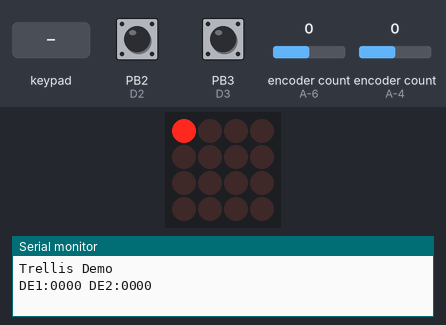
A sketch run on a simulated ATtiny85, built with avr-gcc and run on an emulated ATtiny85. On the bench: 4×4 LED matrix, the last lines printed to the serial monitor. Inputs (shaded band) come from the test bench; at power-on: encoder count (sensors on A-6, A-4) 0, PB2 (D2) HIGH, PB3 (D3) HIGH.

Above: at 2.8 s.
2.9 s: keypad keys 1 2 3 4 A pressed 0.4 s apart
6.4 s: encoder count (sensor on A-6) set to -1
At 7.6 s:
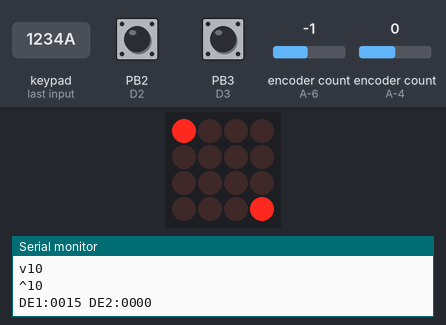
7.9 s: encoder count (sensor on A-4) set to 1
At 8.9 s:
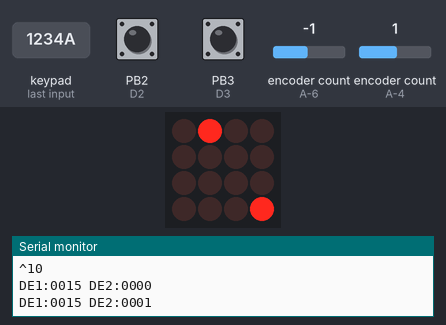
9.4 s: key '0' pressed
10.9 s: keypad keys 1 2 3 4 D pressed 0.4 s apart
14.4 s: key '5' pressed
Timing chart, 0 to 16.9 s (numbered marks = the images above; inputs shaded):
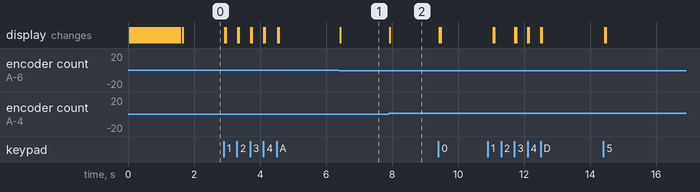

The sketch:

TrellisTest.ino
```cpp
#include <Wire.h>
#include "Adafruit_Trellis.h"
#include "ClickEncoder.h"
#include "TimerOne.h"

#define MOMENTARY 0
#define LATCHING 1
#define MODE MOMENTARY
#define NUMTRELLIS 1
#define numKeys (NUMTRELLIS * 16)
#define INTPIN A2

#define D8  8
#define D9  9

#define D10 10
#define D11 11

#define D2  2
#define D3  3

int a1,a2,a3;
int16_t last1, value1;
int16_t last2, value2;
ClickEncoder *encoder1;
ClickEncoder *encoder2;


Adafruit_Trellis matrix0 = Adafruit_Trellis();
Adafruit_TrellisSet trellis =  Adafruit_TrellisSet(&matrix0);


void timerIsr()
{
  a1++;
  encoder1->service();
  a2++;
  encoder2->service();
  a3++;
}


void setup_encoder()
{
  a1=a2=a3=0;
  encoder1 = new ClickEncoder(D8,  D9,  D2);
  encoder2 = new ClickEncoder(D10, D11, D3);

  Timer1.initialize(1000);
  Timer1.attachInterrupt(timerIsr);

  last1 = -1;
  last2 = -1;

}


void setup_treillis()
{
  // INT pin requires a pullup
  pinMode(INTPIN, INPUT);
  digitalWrite(INTPIN, HIGH);

  // begin() with the addresses of each panel in order
  // I find it easiest if the addresses are in order
  trellis.begin(0x70);  // only one
  // trellis.begin(0x70, 0x71, 0x72, 0x73);  // or four!

  // light up all the LEDs in order
  for (uint8_t i=0; i<numKeys; i++)
    {
      trellis.setLED(i);
      trellis.writeDisplay();
      delay(50);
    }
  // then turn them off
  for (uint8_t i=0; i<numKeys; i++)
    {
      trellis.clrLED(i);
      trellis.writeDisplay();
      delay(50);
    }
}


void setup() {
  Serial.begin(9600);
  Serial.println("Trellis Demo");
  setup_treillis();
  setup_encoder();
}

void loop_treillis_momentary()
{
  if (MODE == MOMENTARY)
    {
      // If a button was just pressed or released...
      if (trellis.readSwitches())
	{
	  // go through every button
	  for (uint8_t i=0; i<numKeys; i++)
	    {
	      // if it was pressed, turn it on
	      if (trellis.justPressed(i))
		{
		  Serial.print("v"); Serial.println(i);
		  trellis.setLED(i);
		}
	      // if it was released, turn it off
	      if (trellis.justReleased(i))
		{
		  Serial.print("^"); Serial.println(i);
		  trellis.clrLED(i);
		}
	    }
	  // tell the trellis to set the LEDs we requested
	  trellis.writeDisplay();
	}
      else
	{
	  for (uint8_t i=0;i<numKeys;i++)
	    trellis.clrLED(i);
	  trellis.setLED(value1);
	  trellis.setLED(value2);
	  // tell the trellis to set the LEDs we requested
	  trellis.writeDisplay();

	}
    }
}

void loop_treillis_latching()
{
  if (MODE == LATCHING)
    {
      // If a button was just pressed or released...
      if (trellis.readSwitches())
	{
	  // go through every button
	  for (uint8_t i=0; i<numKeys; i++)
	    {
	      // if it was pressed...
	      if (trellis.justPressed(i))
		{
		  Serial.print("v"); Serial.println(i);
		  // Alternate the LED
		  if (trellis.isLED(i))
		    trellis.clrLED(i);
		  else
		    trellis.setLED(i);

		}
	    }
	  // tell the trellis to set the LEDs we requested
	  trellis.writeDisplay();
	}
      else
	{
	  trellis.setLED(value1);
	  trellis.setLED(value2);
	  // tell the trellis to set the LEDs we requested
	  trellis.writeDisplay();
	}
    }
}

void encoder_get_value()
{
  value1 += encoder1->getValue();
  value2 += encoder2->getValue();

  if (value1>15) value1=0;
  if (value1<0)  value1=15;

  if (value2>15) value2=0;
  if (value2<0)  value2=15;
}

void print_encoder_value()
{
  static char buffer[64];
  if (value1 != last1 ||
      value2 != last2)
    {
      last1 = value1;
      last2 = value2;
      sprintf(buffer,"DE1:%.4d DE2:%.4d",value1,value2);
      Serial.println(buffer);
    }
}

void encoder1_get_button()
{
  ClickEncoder::Button b1 = encoder1->getButton();
  if (b1 != ClickEncoder::Open)
    {
      Serial.print("Button b1: ");
#define VERBOSECASE(label) case label: Serial.println(#label); break;
      switch (b1)
	{
	  VERBOSECASE(ClickEncoder::Pressed);
	  VERBOSECASE(ClickEncoder::Held);
	  VERBOSECASE(ClickEncoder::Released);
	  VERBOSECASE(ClickEncoder::Clicked);
	case ClickEncoder::DoubleClicked:
	  Serial.println("ClickEncoder::DoubleClicked");
	  encoder1->setAccelerationEnabled(!encoder1->getAccelerationEnabled());
	  Serial.print("  Acceleration is ");
	  Serial.println((encoder1->getAccelerationEnabled()) ? "enabled" : "disabled");
	  break;
	}
    }
}

void encoder2_get_button()
{
  ClickEncoder::Button b2 = encoder2->getButton();
  if (b2 != ClickEncoder::Open)
    {
      Serial.print("Button b2: ");
#define VERBOSECASE(label) case label: Serial.println(#label); break;
      switch (b2)
	{
	  VERBOSECASE(ClickEncoder::Pressed);
	  VERBOSECASE(ClickEncoder::Held);
	  VERBOSECASE(ClickEncoder::Released);
	  VERBOSECASE(ClickEncoder::Clicked);
	case ClickEncoder::DoubleClicked:
	  Serial.println("ClickEncoder::DoubleClicked");
	  encoder2->setAccelerationEnabled(!encoder2->getAccelerationEnabled());
	  Serial.print("  Acceleration is ");
	  Serial.println((encoder2->getAccelerationEnabled()) ? "enabled" : "disabled");
	  break;
	}
    }
}

void loop()
{
  delay(30); // 30ms delay is required, dont remove me!

  //static char buffer[64];

  encoder_get_value();
  print_encoder_value();

  loop_treillis_latching();
  loop_treillis_momentary();

  encoder1_get_button();
  encoder2_get_button();

}
```

Measured:
- after the input at 6.4 s, the display: changes at once (image 1)
- after the input at 7.9 s, the display: changes at once (image 2)
